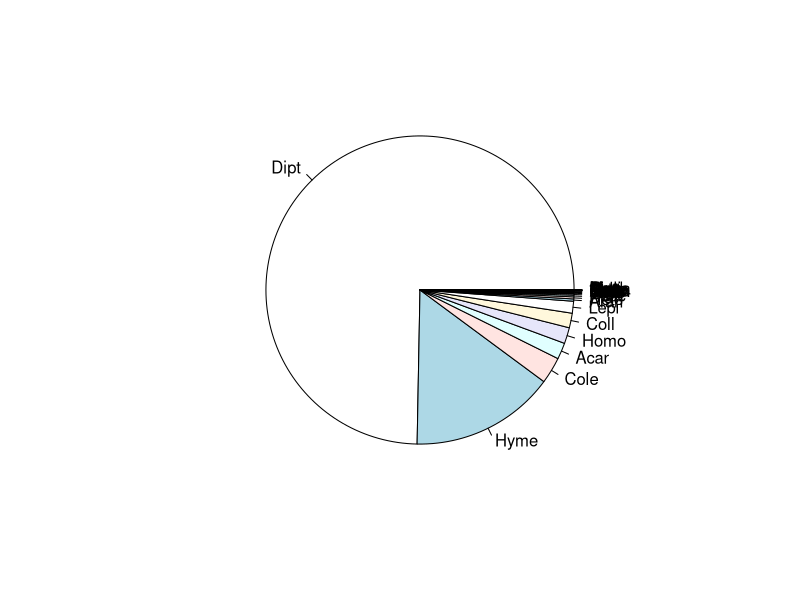
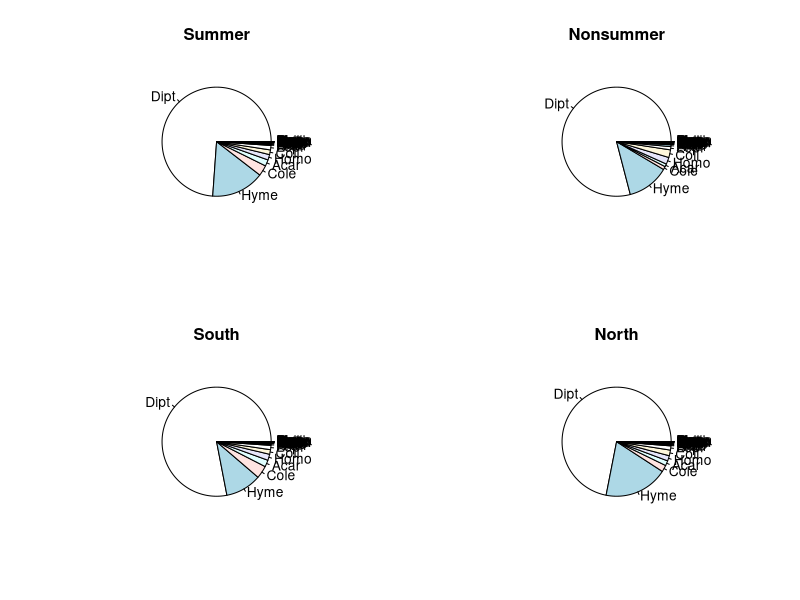
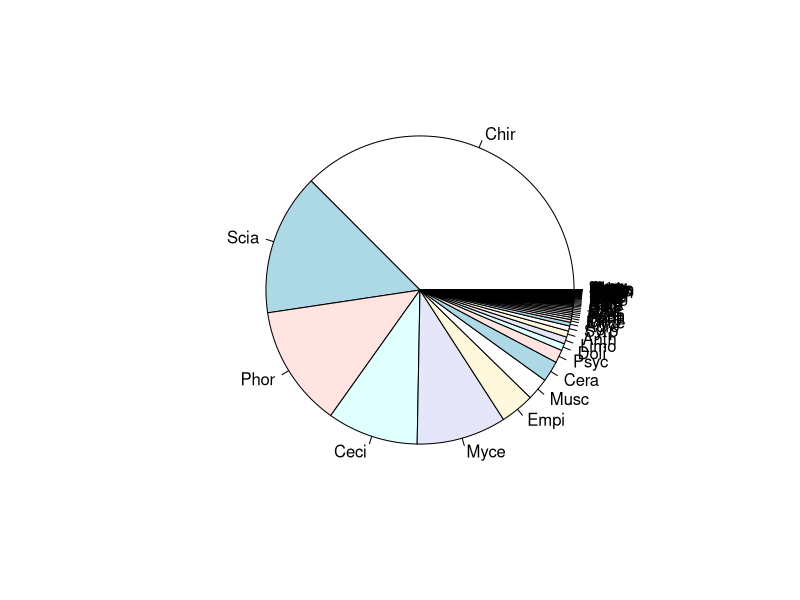
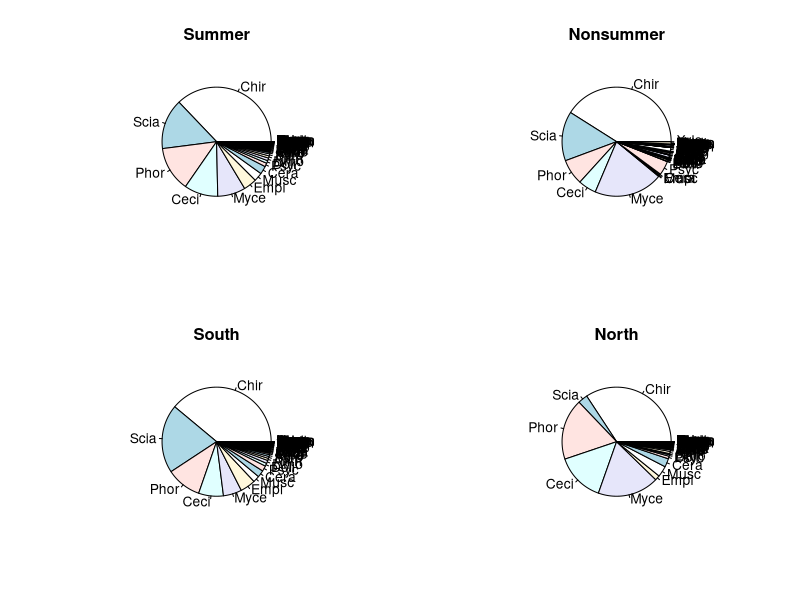
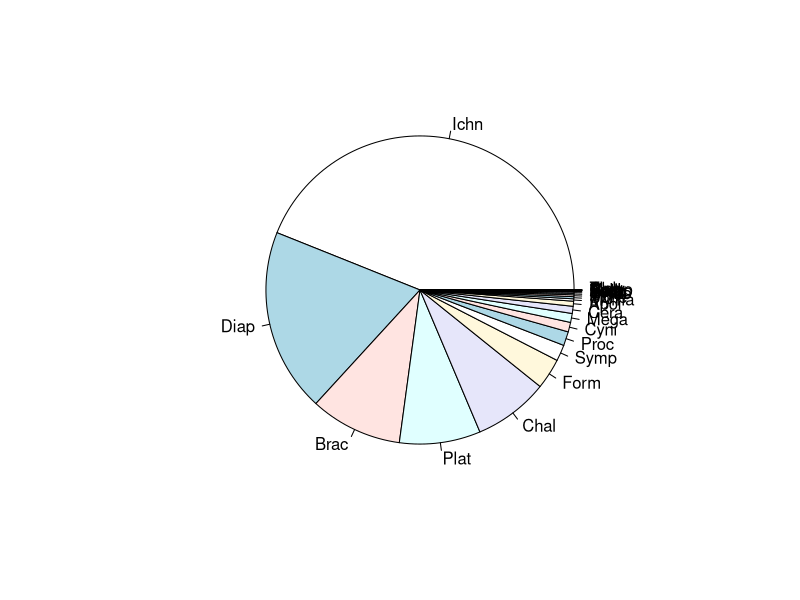
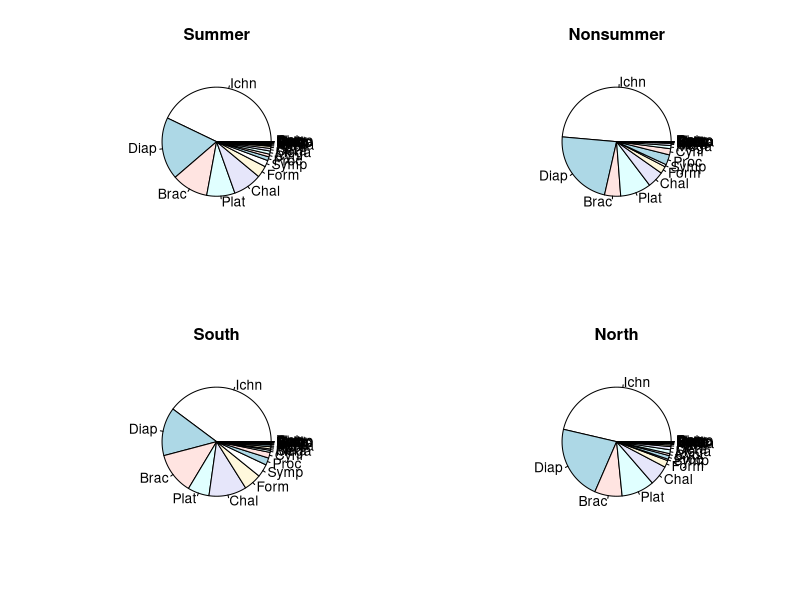

Write R code to recreate these figures, in order.
# Script to generate pie charts for the taxonomic composition of the
# catch.

# Read in transformed statistics data for the first-tier groups
Order <- read.table( "StatSamples_Order_2019-08-22.csv", sep=";", header=TRUE )

# Read in transformed statistics data for the second-tier Brachycera groups
Brachycera <- read.table( "StatSamples_Brachycera_2019-08-22.csv", sep=";", header=TRUE )

# Read in transformed statistics data for the second-tier Nematocera groups
Nematocera <- read.table( "StatSamples_Nematocera_2019-08-22.csv", sep=";", header=TRUE )

# Read in transformed statistics data for the second-tier Hymenoptera groups
Hymenoptera <- read.table( "StatSamples_Hymenoptera_2019-08-22.csv", sep=";", header=TRUE )

# Generate piechart for order-level groups
Order$Order <- as.character( Order$Taxon )
for ( i in 1:length(Order$Specimens) )
{
    t <- Order$Taxon[i]
    if ( t == "Auchenorrhyncha" )
        Order$Order[i] <- "Homoptera"
    else if ( t == "Sternorrhyncha" )
        Order$Order[i] <- "Homoptera"
    else if ( t == "Brachycera (excl. Phoridae)" )
        Order$Order[i] <- "Diptera"
    else if ( t == "Phoridae" )
        Order$Order[i] <- "Diptera"
    else if ( t == "Nematocera" )
        Order$Order[i] <- "Diptera"
}
Order$Order <- factor( Order$Order )

D <- read.table("../misc_data/coll_event_data_2019-08-23.tsv")
E <- read.table("../misc_data/trap_data.tsv")
Order$Latitude  <- E$Latitude[ match( Order$TrapID, E$TrapID ) ]
Order$StartDate <- D$StartDate[ match( Order$CollID, D$EventID ) ]
Order$StartDate <- factor( as.character( Order$StartDate ) )
Order$Season <- rep( "Nonsummer", times=length(Order$Specimens) )
Order$Season[ grep( "-0[5678]-", Order$StartDate ) ] <- "Summer"
Order$Season <- factor( Order$Season )

pdf( "Fig_Y1.pdf" )
A <- aggregate( Order$Specimens, by=list(Order$Order), FUN=sum )
colnames(A) <- c("Order", "Total" )
ord <- order(A$Total, decreasing=TRUE)
A <- A[ ord, ]
pie( A$Total, labels=substr(A$Order,1,4), main="" )
cat("Sample size n=", length(unique(Order$CollID)),"\n")
A$Fraction <- A$Total / sum(A$Total)
print(A)
dev.off()

pdf( "Fig_Y2.pdf" )
par(mfrow=c(2,2))
B <- Order[ Order$Season == "Summer", ]
A <- aggregate( B$Specimens, by=list(B$Order), FUN=sum )
colnames(A) <- c("Order", "Total" )
A <- A[ ord, ]
pie( A$Total, labels=substr(A$Order,1,4), main="Summer" )
A$Fraction <- A$Total / sum(A$Total)
print(A)

B <- Order[ Order$Season != "Summer", ]
A <- aggregate( B$Specimens, by=list(B$Order), FUN=sum )
colnames(A) <- c("Order", "Total" )
A <- A[ ord, ]
pie( A$Total, labels=substr(A$Order,1,4), main="Nonsummer" )
A$Fraction <- A$Total / sum(A$Total)
print(A)

B <- Order[ Order$Latitude < 60, ]
A <- aggregate( B$Specimens, by=list(B$Order), FUN=sum )
colnames(A) <- c("Order", "Total" )
A <- A[ ord, ]
pie( A$Total, labels=substr(A$Order,1,4), main="South" )
A$Fraction <- A$Total / sum(A$Total)
print(A)

B <- Order[ Order$Latitude > 60, ]
A <- aggregate( B$Specimens, by=list(B$Order), FUN=sum )
colnames(A) <- c("Order", "Total" )
A <- A[ ord, ]
pie( A$Total, labels=substr(A$Order,1,4), main="North" )
A$Fraction <- A$Total / sum(A$Total)
print(A)
dev.off()


# Generate piecharts for Diptera groups
Nematocera <- Nematocera[ Nematocera$CollID %in% Brachycera$CollID, ]
Diptera <- rbind( Nematocera, Brachycera )
Diptera$CollID <- factor( Diptera$CollID )
Phoridae <- Order[ Order$Taxon == "Phoridae", ]
for ( i in 1:length( Diptera$Specimens ) )
{
    if ( Diptera$Taxon[i] == "Phoridae" )
        Diptera$Specimens[i] <- Phoridae$Specimens[ match(Diptera$CollID[i], Phoridae$CollID) ]
}

Diptera$Group <- Diptera$Taxon

D <- read.table("../misc_data/coll_event_data_2019-08-23.tsv")
E <- read.table("../misc_data/trap_data.tsv")
Diptera$Latitude  <- E$Latitude[ match( Diptera$TrapID, E$TrapID ) ]
Diptera$StartDate <- D$StartDate[ match( Diptera$CollID, D$EventID ) ]
Diptera$StartDate <- factor( Diptera$StartDate )
Diptera$Season <- rep( "Nonsummer", times=length(Diptera$Group) )
Diptera$Season[ grep( "-0[5678]-", Diptera$StartDate ) ] <- "Summer"
Diptera$Season <- factor( Diptera$Season )

pdf( "Fig_Y3.pdf" )
A <- aggregate( Diptera$Specimens, by=list(Diptera$Group), FUN=sum )
colnames(A) <- c("Group", "Total" )
A <- A[ order(A$Total, decreasing=TRUE), ]
pie( A$Total, labels=substr(A$Group,1,4), main="" )
A$Fraction <- A$Total / sum(A$Total)
print(A)
dev.off()

pdf( "Fig_Y4.pdf" )
par( mfrow=c(2,2) )
B <- Diptera[ Diptera$Season == "Summer", ]
A <- aggregate( B$Specimens, by=list(B$Group), FUN=sum )
colnames(A) <- c("Group", "Total" )
ord <- order(A$Total, decreasing=TRUE)
A <- A[ ord, ]
pie( A$Total, labels=substr(A$Group,1,4), main="Summer" )
cat("Sample size n=", length(unique(Diptera$CollID)),"\n")
A$Fraction <- A$Total / sum(A$Total)
print(A)

B <- Diptera[ Diptera$Season != "Summer", ]
A <- aggregate( B$Specimens, by=list(B$Group), FUN=sum )
colnames(A) <- c("Group", "Total" )
A <- A[ ord, ]
pie( A$Total, labels=substr(A$Group,1,4), main="Nonsummer" )
A$Fraction <- A$Total / sum(A$Total)
print(A)

B <- Diptera[ Diptera$Latitude < 60, ]
A <- aggregate( B$Specimens, by=list(B$Group), FUN=sum )
colnames(A) <- c("Group", "Total" )
A <- A[ ord, ]
pie( A$Total, labels=substr(A$Group,1,4), main="South" )
A$Fraction <- A$Total / sum(A$Total)
print(A)

B <- Diptera[ Diptera$Latitude > 60, ]
A <- aggregate( B$Specimens, by=list(B$Group), FUN=sum )
colnames(A) <- c("Group", "Total" )
A <- A[ ord, ]
pie( A$Total, labels=substr(A$Group,1,4), main="North" )
A$Fraction <- A$Total / sum(A$Total)
print(A)
dev.off()


# Generate piecharts for Hymenoptera groups
Hymenoptera$Group <- as.character( Hymenoptera$Taxon )
for ( i in 1:length(Hymenoptera$Specimens) )
{
    t <- Hymenoptera$Taxon[i]
    if ( t == "Diapriidae: Belytinae" )
        Hymenoptera$Group[i] <- "Diaprioidea"
    else if ( t == "Diapriidae: Diapriinae" )
        Hymenoptera$Group[i] <- "Diaprioidea"
    else if ( t == "Ismaridae" )
        Hymenoptera$Group[i] <- "Diaprioidea"
    else if ( t == "Diapriidae" )
        Hymenoptera$Group[i] <- "Diaprioidea"
    else if ( t == "Cynipidae" )
        Hymenoptera$Group[i] <- "Cynipoidea"
    else if ( t == "Figitidae" )
        Hymenoptera$Group[i] <- "Cynipoidea"
    else if ( t == "Figitidae; Charipinae" )
        Hymenoptera$Group[i] <- "Cynipoidea"
    else if ( t == "Eumeninae" )
        Hymenoptera$Group[i] <- "Vespidae s. lat."
    else if ( t == "Vespidae" )
        Hymenoptera$Group[i] <- "Vespidae s. lat."
    else if ( t == "Mymariforma" )
        Hymenoptera$Group[i] <- "Mymaridae"
    else if ( t == "Platygastridae: Scelioninae" )
        Hymenoptera$Group[i] <- "Platygastroidea"
    else if ( t == "Platygastridae" )
        Hymenoptera$Group[i] <- "Platygastroidea"
    else if ( t == "Scelionidae" )
        Hymenoptera$Group[i] <- "Platygastroidea"
    else if ( t == "Symphyta: Övrigt" )
        Hymenoptera$Group[i] <- "Symphyta excl. Tenthredinidae"
}
Hymenoptera$Group <- factor( Hymenoptera$Group )

D <- read.table("../misc_data/coll_event_data_2019-08-23.tsv")
E <- read.table("../misc_data/trap_data.tsv")
Hymenoptera$Latitude  <- E$Latitude[ match( Hymenoptera$TrapID, E$TrapID ) ]
Hymenoptera$StartDate <- D$StartDate[ match( Hymenoptera$CollID, D$EventID ) ]
Hymenoptera$StartDate <- factor( Hymenoptera$StartDate )
Hymenoptera$Season <- rep( "Nonsummer", times=length(Hymenoptera$Group) )
Hymenoptera$Season[ grep( "-0[5678]-", Hymenoptera$StartDate ) ] <- "Summer"
Hymenoptera$Season <- factor( Hymenoptera$Season )

pdf( "Fig_Y5.pdf" )
A <- aggregate( Hymenoptera$Specimens, by=list(Hymenoptera$Group), FUN=sum )
colnames(A) <- c("Group", "Total" )
ord <- order(A$Total, decreasing=TRUE)
A <- A[ ord, ]
pie( A$Total, labels=substr(A$Group,1,4), main="" )
cat("Sample size n=", length(unique(Hymenoptera$CollID)),"\n")
A$Fraction <- A$Total / sum(A$Total)
print(A)
dev.off()

pdf( "Fig_Y6.pdf" )
par( mfrow=c(2,2) )
B <- Hymenoptera[ Hymenoptera$Season == "Summer", ]
A <- aggregate( B$Specimens, by=list(B$Group), FUN=sum )
colnames(A) <- c("Group", "Total" )
A <- A[ ord, ]
pie( A$Total, labels=substr(A$Group,1,4), main="Summer" )
A$Fraction <- A$Total / sum(A$Total)
print(A)

B <- Hymenoptera[ Hymenoptera$Season != "Summer", ]
A <- aggregate( B$Specimens, by=list(B$Group), FUN=sum )
colnames(A) <- c("Group", "Total" )
A <- A[ ord, ]
pie( A$Total, labels=substr(A$Group,1,4), main="Nonsummer" )
A$Fraction <- A$Total / sum(A$Total)
print(A)

B <- Hymenoptera[ Hymenoptera$Latitude < 60, ]
A <- aggregate( B$Specimens, by=list(B$Group), FUN=sum )
colnames(A) <- c("Group", "Total" )
A <- A[ ord, ]
pie( A$Total, labels=substr(A$Group,1,4), main="South" )
A$Fraction <- A$Total / sum(A$Total)
print(A)

B <- Hymenoptera[ Hymenoptera$Latitude > 60, ]
A <- aggregate( B$Specimens, by=list(B$Group), FUN=sum )
colnames(A) <- c("Group", "Total" )
A <- A[ ord, ]
pie( A$Total, labels=substr(A$Group,1,4), main="North" )
A$Fraction <- A$Total / sum(A$Total)
print(A)
dev.off()



